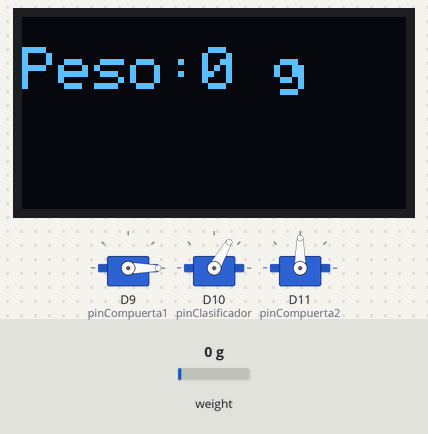
The sketch below on a simulated Arduino Uno R4 WiFi. Parts: 128×64 one-colour display, 3 × servo. Inputs (shaded band) come from the test bench; at power-on: weight on the scale 0 g. WiFi joins after 1.5 s; servers stay silent unless stated; what the sketch prints to the serial monitor is not drawn.

Above: at 14.1 s.
14.2 s: weight on the scale set to 9 g
At 16.1 s:
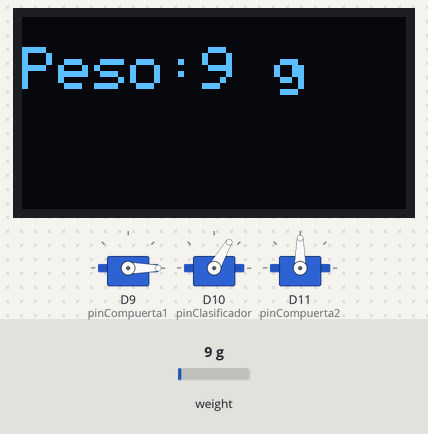
16.4 s: weight on the scale set to 12 g
At 19.6 s:
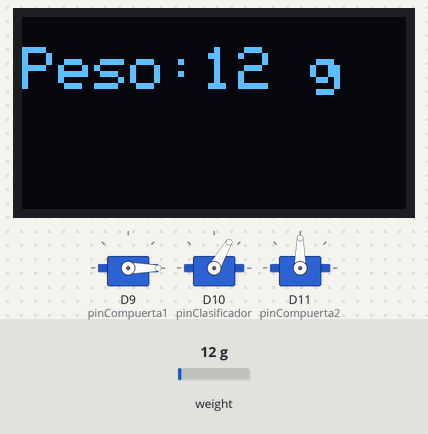
19.7 s: weight on the scale set to 15 g
At 21.68 s:
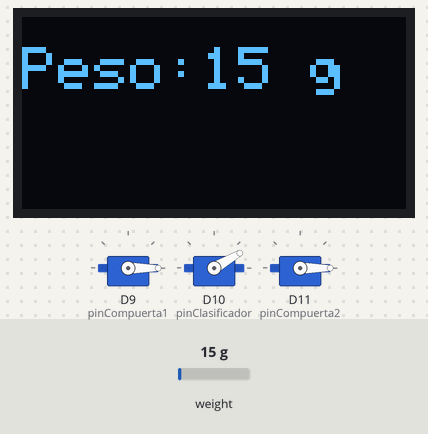
22.8 s: weight on the scale set to 19 g
At 25.31 s:
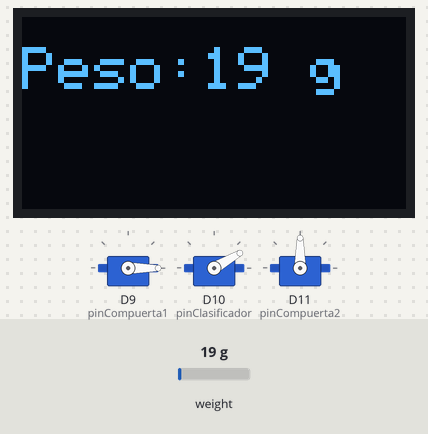
26.1 s: weight on the scale set to 100 g
At 28.34 s:
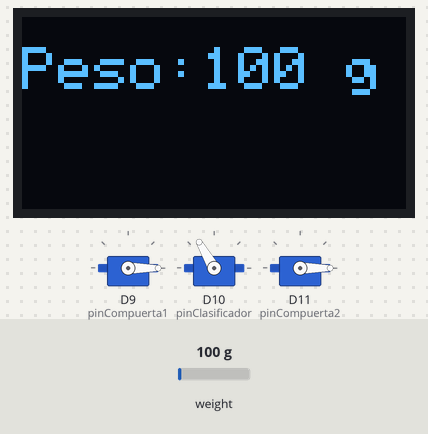
Timing chart, 0 to 30.4 s (numbered marks = the images above; inputs shaded):
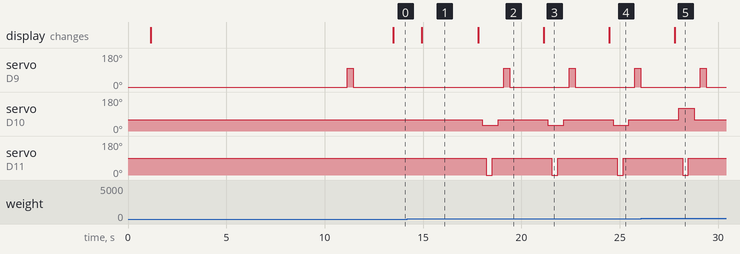

The sketch:

prueba1.35.ino
```cpp
#include <Wire.h>
#include <Adafruit_GFX.h>
#include <Adafruit_SSD1306.h>
#include "HX711.h"
#include <Servo.h>
#include <WiFiS3.h>
#include "arduino_secrets.h"
#include <WiFiClient.h>

#define SCREEN_WIDTH 128
#define SCREEN_HEIGHT 64

// Creación del objeto para la pantalla OLED
Adafruit_SSD1306 display(SCREEN_WIDTH, SCREEN_HEIGHT, &Wire, -1);

// Pines para la balanza
const int DOUT = A0;
const int CLK = A1;

// Inicialización del objeto HX711
HX711 balanza;

// Definición de servos
Servo servoCompuerta1;
Servo servoClasificador;
Servo servoCompuerta2;

// Contadores de clasificación
int Huevopequeno = 0;
int Huevomediano = 0;
int Huevogrande = 0;
int Huevojumbo = 0;

int totalHuevos = 0;

// Pines de los servos
const int pinCompuerta1 = 9;
const int pinClasificador = 10;
const int pinCompuerta2 = 11;

// Posiciones de los servos
const int posCerradaCompuerta1 = 0;
const int posAbiertaCompuerta1 = 100;

const int posClasificadorInicial = 60;
const int posClasificador10_20 = 30;
const int posClasificador20_30 = 0;
const int posClasificador30_40 = 90;
const int posClasificador40_up = 120;

const int posCerradaCompuerta2 = 90;
const int posAbiertaCompuerta2 = 0;

// Variables para el clasificador
int pesoClasificar = 0;
bool nuevoPeso = false; // Indica si ya se procesó el peso actual

// Credenciales Wi-Fi (arduino_secrets.h)
char ssid[] = SECRET_SSID;
char pass[] = SECRET_PASS;

// URL del servidor
const char* serverUrl = "http://vrito.local:5000/update";

void setup() {
  Serial.begin(9600);

  // Configuración de la balanza
  balanza.begin(DOUT, CLK);
  Serial.print("Lectura del valor del ADC: ");
  Serial.println(balanza.read());
  Serial.println("No ponga ningún objeto sobre la balanza");
  Serial.println("Destarando...");
  Serial.println("...");
  balanza.set_scale(388896.875);
  balanza.tare();

  // Inicialización de la pantalla OLED
  if (!display.begin(SSD1306_SWITCHCAPVCC, 0x3C)) {
    Serial.println(F("No se encontró una pantalla OLED"));
    for (;;);  // Se queda aquí si no se encuentra la pantalla
  }
  display.clearDisplay();
  display.setTextSize(1);
  display.setTextColor(SSD1306_WHITE);
  display.setCursor(0, 0);
  display.println("Listo para pesar");
  display.display();

  // Configuración inicial de los servos
  servoCompuerta1.attach(pinCompuerta1);
  servoClasificador.attach(pinClasificador);
  servoCompuerta2.attach(pinCompuerta2);
  servoCompuerta1.write(posCerradaCompuerta1);
  servoClasificador.write(posClasificadorInicial);
  servoCompuerta2.write(posCerradaCompuerta2);

  // Apertura inicial de la primera compuerta
  delay(10000);
  servoCompuerta1.write(posAbiertaCompuerta1);
  delay(300);
  servoCompuerta1.write(posCerradaCompuerta1);

  // Conexión a la red Wi-Fi
  Serial.println("Conectando a Wi-Fi");
  if (WiFi.status() == WL_NO_MODULE) {
    Serial.println("comunicacion con modulo WiFi fallido!");
    while (true);
  }

  Serial.print("Conectando a la red: ");
  Serial.println(ssid);

  int status = WiFi.begin(ssid, pass);
  while (status != WL_CONNECTED) {
    Serial.println("Intentando conectar a Wi-Fi...");
    delay(500);
    status = WiFi.status();
  }

  Serial.println("Conexión a Wi-Fi exitosa");
  printWiFiStatus();
}

void loop() {
  static float pesoAnterior = 0;
  static unsigned long tiempoEstable = 0;
  static const unsigned long tiempoParaEstabilizar = 500;

  // Se obtiene el peso actual en gramos (solo 5 muestras)
  float pesoActual = balanza.get_units(5) * 1000;
  int pesoRedondeado = round(pesoActual);

  if (abs(pesoRedondeado - pesoAnterior) < 2) {
    if (millis() - tiempoEstable >= tiempoParaEstabilizar) {
      display.clearDisplay();
      display.setCursor(0, 10);
      display.setTextSize(2);
      display.print("Peso:");
      display.print(pesoRedondeado);
      display.println(" g");
      display.display();

      if (!nuevoPeso) {
        if (pesoRedondeado > 10) {
          pesoClasificar = pesoRedondeado;
          nuevoPeso = true;

          // Clasificación según el peso medido
          int posicionClasificador = posClasificadorInicial;
          if (pesoClasificar >= 10 && pesoClasificar < 53) {
            posicionClasificador = posClasificador10_20;
            Huevopequeno++;
          } else if (pesoClasificar >= 53 && pesoClasificar < 63) {
            posicionClasificador = posClasificador20_30;
            Huevomediano++;
          } else if (pesoClasificar >= 63 && pesoClasificar < 73) {
            posicionClasificador = posClasificador30_40;
            Huevogrande++;
          } else if (pesoClasificar >= 73) {
            posicionClasificador = posClasificador40_up;
            Huevojumbo++;
          }

          // Secuencia de movimiento de servos
          delay(200);
          servoClasificador.write(posicionClasificador);
          delay(200);

          servoCompuerta2.write(posAbiertaCompuerta2);
          delay(300);
          servoCompuerta2.write(posCerradaCompuerta2);
          delay(300);

          servoClasificador.write(posClasificadorInicial);
          delay(300);

          servoCompuerta1.write(posAbiertaCompuerta1);
          delay(300);
          servoCompuerta1.write(posCerradaCompuerta1);
          delay(300);

          totalHuevos++;

          // Enviar datos al servidor
          if (totalHuevos >= 12) {
            enviarDatosAlServidor(pesoClasificar);
            totalHuevos = 0;
            Huevopequeno = 0;
            Huevomediano = 0;
            Huevogrande = 0;
            Huevojumbo = 0;
          }

        } else {
          nuevoPeso = true;
        }
      }
    }
  } else {
    tiempoEstable = millis();
    nuevoPeso = false;
  }

  if (pesoRedondeado == 0) {
    display.clearDisplay();
    display.setCursor(0, 10);
    display.setTextSize(2);
    display.print("Peso:");
    display.print("0 g");
    display.display();
    nuevoPeso = false;
  }

  pesoAnterior = pesoRedondeado;
  delay(200);
}

void enviarDatosAlServidor(int peso) {
  WiFiClient client;
  if (client.connect("vrito.local", 5000)) {
    String jsonData = "{\"peso\":" + String(peso) +
                      ",\"pequeno\":" + String(Huevopequeno) +
                      ",\"mediano\":" + String(Huevomediano) +
                      ",\"grande\":" + String(Huevogrande) +
                      ",\"jumbo\":" + String(Huevojumbo) + "}";
    client.println("POST /update HTTP/1.1");
    client.println("Host: 172.20.130.10");
    client.println("Content-Type: application/json");
    client.println("Content-Length: " + String(jsonData.length()));
    client.println();
    client.println(jsonData);
    client.stop();
  } else {
    Serial.println("Conexión al servidor fallida");
  }
}

void printWiFiStatus() {
  Serial.print("SSID: ");
  Serial.println(WiFi.SSID());
  IPAddress ip = WiFi.localIP();
  Serial.print("IP Address: ");
  Serial.println(ip);
}
```

arduino_secrets.h
```cpp
#define SECRET_SSID "test"
#define SECRET_PASS "12345678"
```

Measured:
- the behaviour switches between 10 and 11 g on weight on the scale (found by bisection; images 1 and 2)
- the behaviour switches between 13 and 14 g on weight on the scale (found by bisection; images 2 and 3)
- the behaviour switches between 16 and 17 g on weight on the scale (found by bisection; images 3 and 4)
- after the input at 14.2 s, the display: changes after 0.74 s (image 1)
- after the input at 16.4 s, servo on D9 (pinCompuerta1): 0° → 100° after 2.7 s, → 0° 0.30 s later; servo on D10 (pinClasificador): 60° → 30° after 1.6 s, → 60° 0.80 s later; servo on D11 (pinCompuerta2): 90° → 0° after 1.8 s, → 90° 0.30 s later; the display: changes after 1.4 s (image 2)
- after the input at 19.7 s, servo on D9 (pinCompuerta1): 0° → 100° after 2.7 s, → 0° 0.30 s later; servo on D10 (pinClasificador): 60° → 30° after 1.6 s, → 60° 0.80 s later; servo on D11 (pinCompuerta2): 90° → 0° after 1.8 s, → 90° 0.30 s later; the display: changes after 1.4 s (image 3)
- after the input at 22.8 s, servo on D9 (pinCompuerta1): 0° → 100° after 3.0 s, → 0° 0.30 s later; servo on D10 (pinClasificador): 60° → 30° after 1.9 s, → 60° 0.80 s later; servo on D11 (pinCompuerta2): 90° → 0° after 2.1 s, → 90° 0.30 s later; the display: changes after 1.7 s (image 4)
- after the input at 26.1 s, servo on D9 (pinCompuerta1): 0° → 100° after 3.0 s, → 0° 0.30 s later; servo on D10 (pinClasificador): 60° → 120° after 1.9 s, → 60° 0.80 s later; servo on D11 (pinCompuerta2): 90° → 0° after 2.1 s, → 90° 0.30 s later; the display: changes after 1.7 s (image 5)
